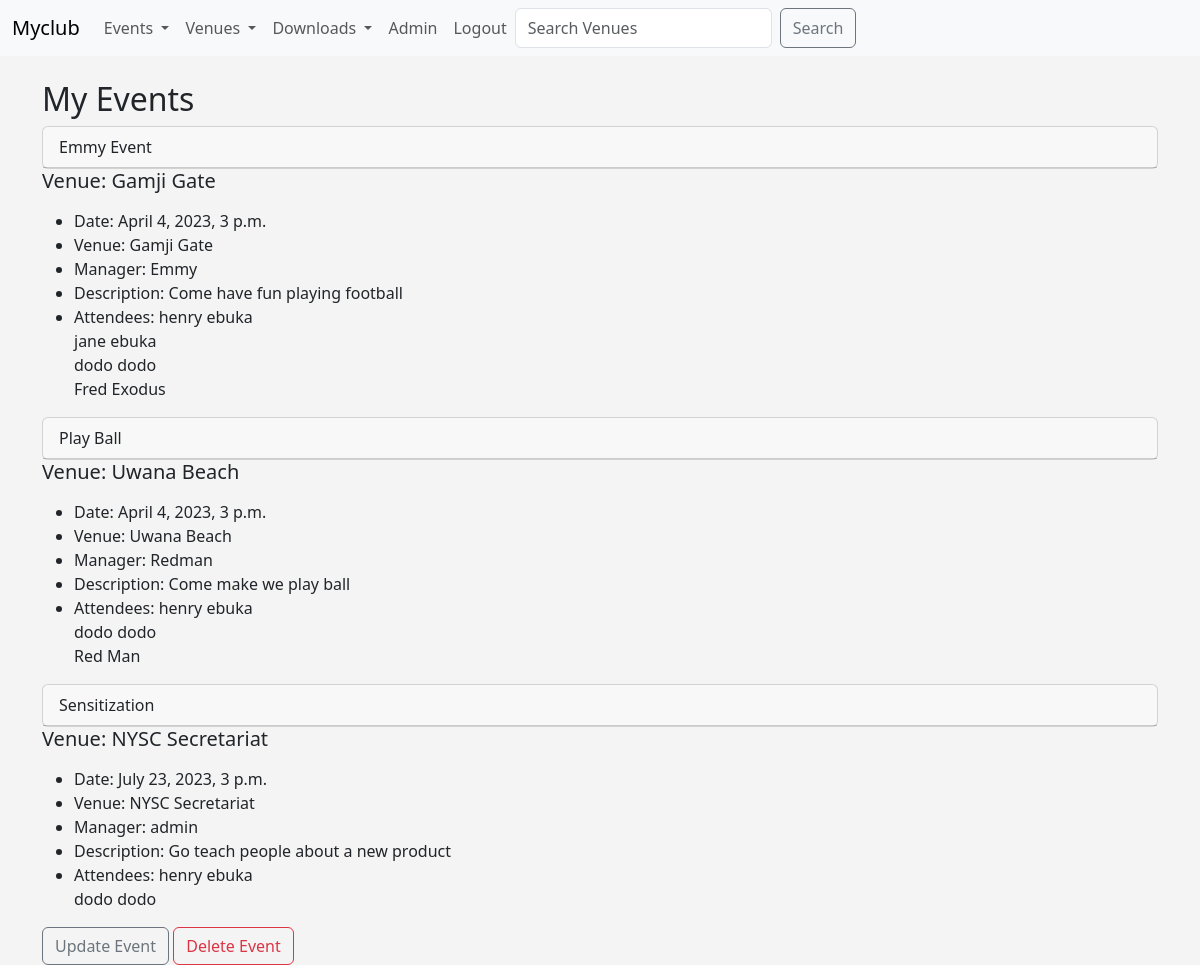
/my_events (signed in), run on an earlier commit of the app's database.
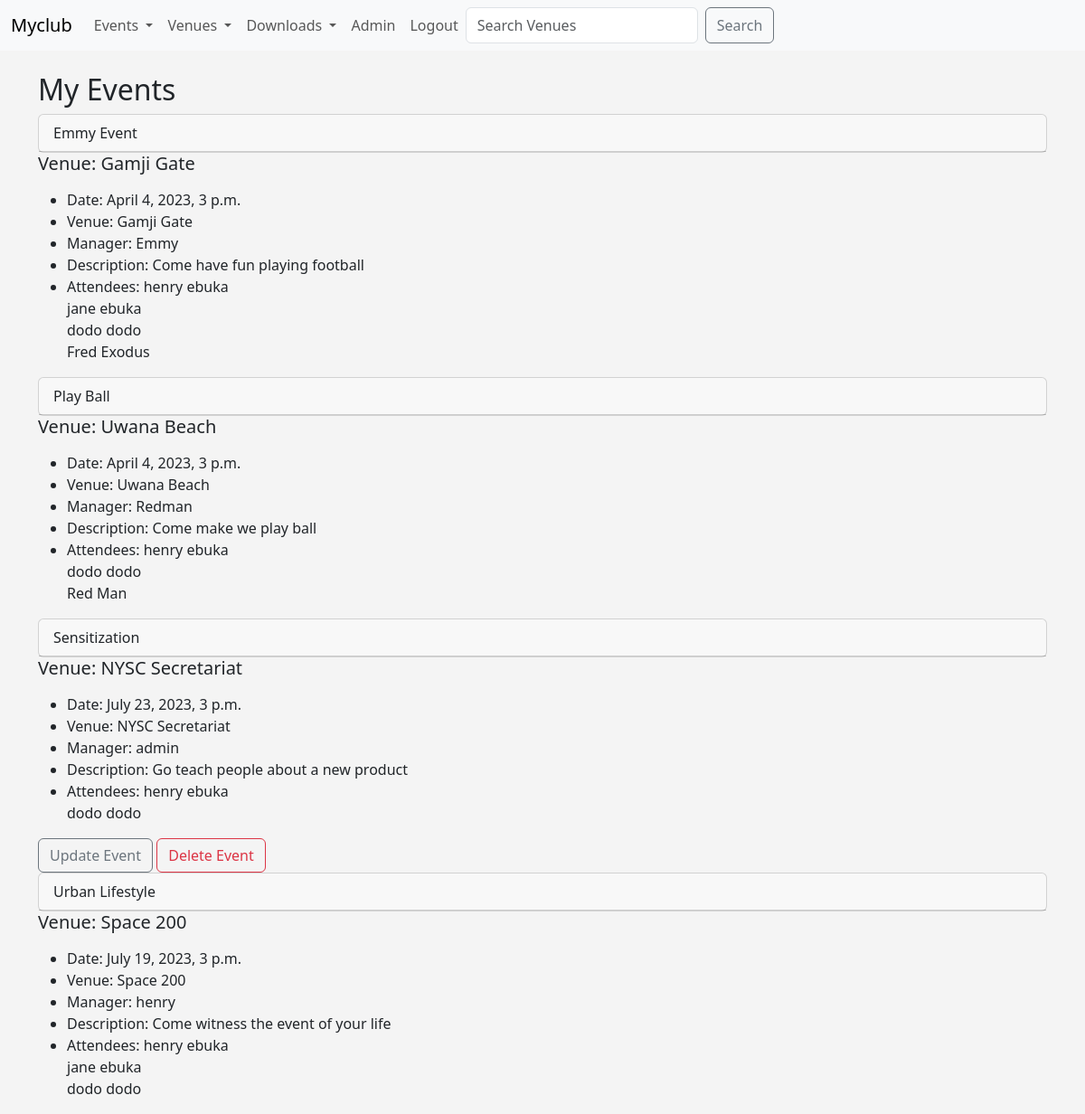
And on a later commit of the database.
### events/models.py (models this page shows, shortened)
class Events(models.Model):
    name = models.CharField('Event name', max_length=100)
    event_date = models.DateTimeField('Event date')
    venue = models.ForeignKey(Venue, blank=True, null=True, on_delete=models.CASCADE)
    manager = models.ForeignKey(User, blank=True, null=True, on_delete=models.SET_NULL)
    description = models.TextField(blank=True)
    attendees = models.ManyToManyField(MyClubUsers, blank=True)
    approved = models.BooleanField('Approved', default=False)
    def __str__(self):
        return self.name

class Venue(models.Model):
    name = models.CharField('Venue name', max_length=100)
    address = models.CharField('Address', max_length=150,)
    phone = models.IntegerField('Contact Phone', max_length=15)
    email_address = models.EmailField('Email Address', max_length=25)
    owner = models.IntegerField('Venue Owner', blank=False, default=1)
    venue_img = models.ImageField(null=True, blank=True, upload_to="images/")
    def __str__(self):
        return self.name

class MyClubUsers(models.Model):
    first_name = models.CharField('First Name', max_length=30)
    last_name = models.CharField('Last Name', max_length=30)
    email_address = models.EmailField('Email', max_length=25)
    phone = models.CharField(max_length=15)
    def __str__(self):
        return self.first_name + ' ' + self.last_name

### events/views.py (the view)
# urls.py: path('my_events', views.my_events, name='my_events'),
def my_events(request):
    if request.user.is_authenticated:
        events = Events.objects.filter(attendees=request.user.id)
        return render(request, 'events/my_events.html', {'events': events})
    else:
        messages.success(request, ("You Aren't Authorized To View This Page"))
        return redirect('home')

### events/templates/events/my_events.html (shortened to what this page needs)
<!DOCTYPE html>
<html lang="en">
<head>
</head>
<body>
{% extends 'events/base.html' %}
    {% block content %}
<h2>My Events </h2>
    {% for event in events %}
    <div class="card">
        <div class="card-header">
         {{ event}}
         </div>
     </div>
    <div class="card-body">
        <h5 class="card-title">Venue: {{ event.venue }}</h5>
        <p class="card-text">
          <ul>
      <li>Date: {{ event.event_date }}</li>
      <li>Venue: {{ event.venue }}</li>
      <li>Manager: {{ event.manager }}</li>
      <li>Description: {{ event.description }}</li>
      <li>Attendees:
      {% for user in event.attendees.all %}
          {{ user }}<br>
      {% endfor %}
      </li>
      </ul>
      </p>
  </div>
    {% if user.is_authenticated %}
    {% if user == event.manager %}
      <div class="card-footer text-muted">
          <a href="{% url 'update-event' event.id %}" class="btn btn-outline-secondary btn-sn">Update Event</a>
          <a href="{% url 'delete-event' event.id %}" class="btn btn-outline-danger btn-sn">Delete Event</a>
      </div>
    {% endif %}
    {% endif %}
    {% endfor %}
    {% endblock %}

What changed in the data, as far as the page shows it:
added Events: name "Urban Lifestyle", venue "Space 200", event_date "July 19, 2023, 3 p.m.", manager "henry", description "Come witness the event of your life", MyClubUsers (first_name+last_name "henry ebuka"), MyClubUsers (first_name+last_name "jane ebuka"), MyClubUsers (first_name+last_name "dodo dodo")
